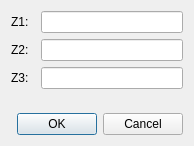
<?xml version="1.0" encoding="UTF-8"?>
<ui version="4.0">
 <class>Dialog</class>
 <widget class="QDialog" name="Dialog">
  <property name="windowModality">
   <enum>Qt::WindowModal</enum>
  </property>
  <property name="geometry">
   <rect>
    <x>0</x>
    <y>0</y>
    <width>194</width>
    <height>146</height>
   </rect>
  </property>
  <property name="windowTitle">
   <string>Calibration</string>
  </property>
  <layout class="QVBoxLayout" name="verticalLayout">
   <item>
    <layout class="QFormLayout" name="formLayout">
     <property name="horizontalSpacing">
      <number>12</number>
     </property>
     <item row="0" column="0">
      <widget class="QLabel" name="z1Label">
       <property name="text">
        <string>Z1:</string>
       </property>
      </widget>
     </item>
     <item row="0" column="1">
      <widget class="QLineEdit" name="z1Value"/>
     </item>
     <item row="1" column="0">
      <widget class="QLabel" name="z2Label">
       <property name="text">
        <string>Z2:</string>
       </property>
      </widget>
     </item>
     <item row="1" column="1">
      <widget class="QLineEdit" name="z2Value"/>
     </item>
     <item row="2" column="0">
      <widget class="QLabel" name="z3Label">
       <property name="text">
        <string>Z3:</string>
       </property>
      </widget>
     </item>
     <item row="2" column="1">
      <widget class="QLineEdit" name="z3Value"/>
     </item>
    </layout>
   </item>
   <item>
    <widget class="QDialogButtonBox" name="buttonBox">
     <property name="orientation">
      <enum>Qt::Horizontal</enum>
     </property>
     <property name="standardButtons">
      <set>QDialogButtonBox::Cancel|QDialogButtonBox::Ok</set>
     </property>
    </widget>
   </item>
  </layout>
 </widget>
 <resources/>
 <connections>
  <connection>
   <sender>buttonBox</sender>
   <signal>accepted()</signal>
   <receiver>Dialog</receiver>
   <slot>accept()</slot>
   <hints>
    <hint type="sourcelabel">
     <x>248</x>
     <y>254</y>
    </hint>
    <hint type="destinationlabel">
     <x>157</x>
     <y>274</y>
    </hint>
   </hints>
  </connection>
  <connection>
   <sender>buttonBox</sender>
   <signal>rejected()</signal>
   <receiver>Dialog</receiver>
   <slot>reject()</slot>
   <hints>
    <hint type="sourcelabel">
     <x>316</x>
     <y>260</y>
    </hint>
    <hint type="destinationlabel">
     <x>286</x>
     <y>274</y>
    </hint>
   </hints>
  </connection>
 </connections>
</ui>
